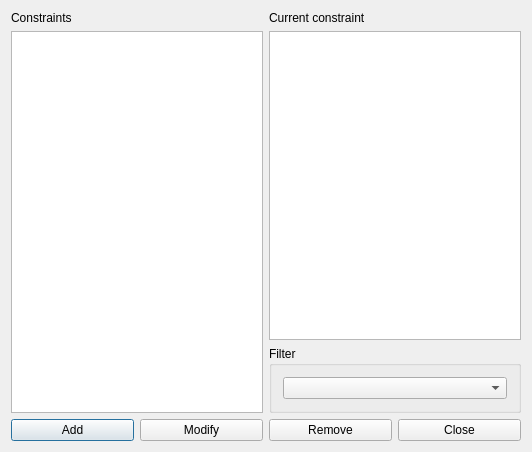
<?xml version="1.0" encoding="UTF-8"?>
<ui version="4.0">
 <class>ConstraintStudentsSetMinMorningsPerWeekForm_template</class>
 <widget class="QDialog" name="ConstraintStudentsSetMinMorningsPerWeekForm_template">
  <property name="geometry">
   <rect>
    <x>0</x>
    <y>0</y>
    <width>532</width>
    <height>452</height>
   </rect>
  </property>
  <property name="windowTitle">
   <string extracomment="This is the title of the dialog to see the list of all constraints of this type">Constraints students set min mornings per week</string>
  </property>
  <layout class="QGridLayout" name="gridLayout_2">
   <item row="1" column="1">
    <widget class="QGroupBox" name="filterGroupBox">
     <property name="title">
      <string>Filter</string>
     </property>
     <layout class="QGridLayout" name="gridLayout">
      <item row="0" column="0">
       <widget class="QComboBox" name="studentsComboBox"/>
      </item>
     </layout>
    </widget>
   </item>
   <item row="0" column="0" rowspan="2">
    <layout class="QVBoxLayout" name="verticalLayout">
     <item>
      <widget class="QLabel" name="constraintsTextLabel">
       <property name="frameShape">
        <enum>QFrame::NoFrame</enum>
       </property>
       <property name="frameShadow">
        <enum>QFrame::Plain</enum>
       </property>
       <property name="text">
        <string>Constraints</string>
       </property>
       <property name="wordWrap">
        <bool>false</bool>
       </property>
      </widget>
     </item>
     <item>
      <widget class="QListWidget" name="constraintsListWidget"/>
     </item>
    </layout>
   </item>
   <item row="2" column="0" colspan="2">
    <layout class="QHBoxLayout" name="horizontalLayout">
     <item>
      <widget class="QPushButton" name="addConstraintPushButton">
       <property name="text">
        <string>Add</string>
       </property>
      </widget>
     </item>
     <item>
      <widget class="QPushButton" name="modifyConstraintPushButton">
       <property name="text">
        <string>Modify</string>
       </property>
      </widget>
     </item>
     <item>
      <widget class="QPushButton" name="removeConstraintPushButton">
       <property name="text">
        <string>Remove</string>
       </property>
      </widget>
     </item>
     <item>
      <widget class="QPushButton" name="closePushButton">
       <property name="text">
        <string>Close</string>
       </property>
      </widget>
     </item>
    </layout>
   </item>
   <item row="0" column="1">
    <layout class="QVBoxLayout" name="verticalLayout_2">
     <item>
      <widget class="QLabel" name="currentConstraintTextLabel">
       <property name="text">
        <string>Current constraint</string>
       </property>
       <property name="wordWrap">
        <bool>false</bool>
       </property>
      </widget>
     </item>
     <item>
      <widget class="QPlainTextEdit" name="currentConstraintTextEdit"/>
     </item>
    </layout>
   </item>
  </layout>
 </widget>
 <layoutdefault spacing="6" margin="11"/>
 <resources/>
 <connections/>
</ui>
